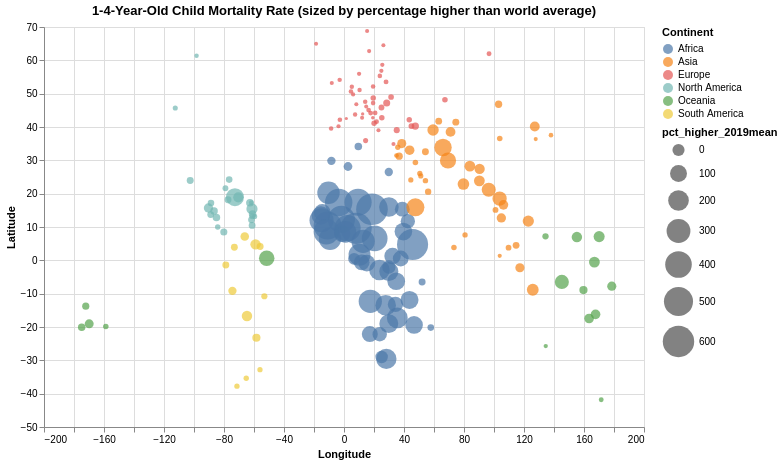

Vega-Lite specification for this chart:
### Vega-Lite specification from a JSON file in a GitHub repository (floating-point values rounded to 4 significant figures; data arrays with more than 128 entries replaced by an {"elided": "..."} marker saying what was removed)
{"config": {"view": {"continuousWidth": 400, "continuousHeight": 300}}, "data": {"name": "data-57186363f4d6d33308be12546f78ede0"}, "mark": {"type": "circle", "size": 60}, "encoding": {"color": {"type": "nominal", "field": "Continent"}, "size": {"type": "quantitative", "field": "pct_higher_2019mean", "scale": {"range": [10, 1000]}}, "tooltip": [{"type": "nominal", "field": "Country"}, {"type": "quantitative", "field": "Child_Mor", "title": "1-4-yr-old mortality rate"}, {"type": "quantitative", "field": "pct_higher_2019mean", "title": "Percentage higher than 2019 average"}], "x": {"type": "quantitative", "axis": {"title": "Longitude"}, "field": "centroid_x"}, "y": {"type": "quantitative", "axis": {"title": "Latitude"}, "field": "centroid_y"}}, "height": 400, "selection": {"selector058": {"type": "interval", "bind": "scales", "encodings": ["x", "y"]}}, "title": "1-4-Year-Old Child Mortality Rate (sized by percentage higher than world average)", "width": 600, "$schema": "https://vega.github.io/schema/vega-lite/v4.8.1.json", "datasets": {"data-57186363f4d6d33308be12546f78ede0": {"elided": "197 records"}}}
